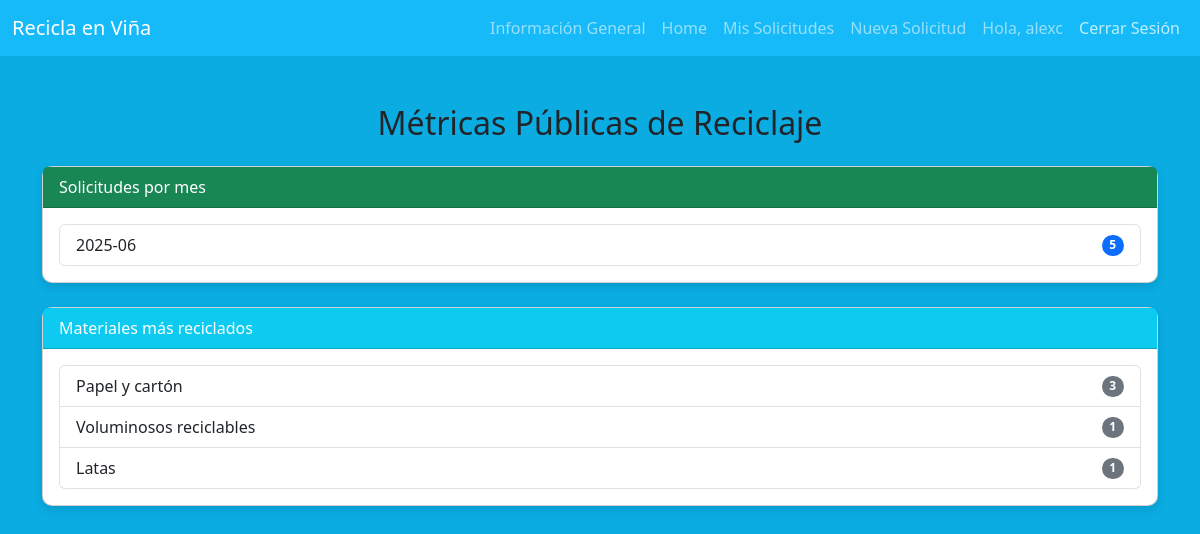
Page /metricas (signed in) on the committed database.
### core/models.py (models this page shows, shortened)
class Material(models.Model):
    codigo = models.CharField(max_length=10, unique=True)
    nombre = models.CharField(max_length=100)
    descripcion = models.TextField()

### core/views.py (the view)
# urls.py: path('metricas', views.metricas, name='metricas'),
def metricas(request):
    solicitudes_por_mes = (
        Solicitud.objects
        .extra(select={'mes': "strftime('%%Y-%%m', fecha_creacion)"})
        .values('mes')
        .annotate(total= Count('id'))
        .order_by('mes')
    )
    materiales_mas_solicitados = (
        Solicitud.objects
        .values('material__nombre')
        .annotate(total= Count('material'))
        .order_by('-total')[:5]
    )
    data = {
        'solicitudes_por_mes': solicitudes_por_mes,
        'materiales_mas_solicitados': materiales_mas_solicitados
    }
    return render(request, 'core/metricas.html', data)

### core/templates/core/metricas.html (shortened to what this page needs)
{%extends 'core/base.html'%}
{% block contenido%}
<div class="container2 mt-5">
    <h2 class="mb-4 text-center">Métricas Públicas de Reciclaje</h2>
    <div class="card mb-4">
        <div class="card-header bg-success text-white">
            Solicitudes por mes
        </div>
        <div class="card-body">
            {% if solicitudes_por_mes %}
                <ul class="list-group">
                    {% for item in solicitudes_por_mes %}
                        <li class="list-group-item d-flex justify-content-between align-items-center">
                            {{ item.mes }}
                            <span class="badge bg-primary rounded-pill">{{ item.total }}</span>
                        </li>
                    {% endfor %}
                </ul>
            {% else %}
                <p>No hay solicitudes registradas.</p>
            {% endif %}
        </div>
    </div>
    <div class="card mb-4">
        <div class="card-header bg-info text-white">
            Materiales más reciclados
        </div>
        <div class="card-body">
            {% if materiales_mas_solicitados %}
                <ul class="list-group">
                    {% for item in materiales_mas_solicitados %}
                        <li class="list-group-item d-flex justify-content-between align-items-center">
                            {{ item.material__nombre }}
                            <span class="badge bg-secondary rounded-pill">{{ item.total }}</span>
                        </li>
                    {% endfor %}
                </ul>
            {% else %}
                <p>No hay solicitudes registradas.</p>
            {% endif %}
        </div>
    </div>
</div>
{% endblock %}

### core/templates/core/base.html (shortened to what this page needs)
<!DOCTYPE html>
{% load static %}
<html lang="en">
<head>
    <link href="https://cdn.jsdelivr.net/npm/bootstrap@5.3.5/dist/css/bootstrap.min.css" rel="stylesheet">
    <link rel="stylesheet" href="static/Estilos.css">
</head>
<body>
    <nav class="navbar navbar-expand-lg navbar-dark barra-celeste sticky-top">
        <div class="container-fluid">
            <a class="navbar-brand" href="#">Recicla en Viña</a>
            <div class="collapse navbar-collapse" id="navbarSupportedContent">
                <ul class="navbar-nav ms-auto mb-2 mb-lg-0">
                    <li class="nav-item">
                        <a class="nav-link" href="{% url 'informacion' %}">Información General</a>
                    </li>
                    <li class="nav-item">
                        <a class="nav-link" href="{% url 'home' %}">Home</a>
                    </li>
                    {% if user.is_authenticated %}
                        <li class="nav-item">
                            <a class="nav-link" href="{% url 'mis_solicitudes' %}">Mis Solicitudes</a>
                        </li>
                        <li class="nav-item">
                            <a class="nav-link" href="{% url 'nueva_solicitud' %}">Nueva Solicitud</a>
                        </li>
                        <li class="nav-item">
                            <a class="nav-link" href="#">Hola, {{ user.username }}</a>
                        </li>
                        <form method="post" action="{% url 'logout' %}">
                            <button type="submit" class="nav-link btn btn-link" style="text-decoration: none; color:rgba(240, 255, 255, 0.76);">
                                Cerrar Sesión
                            </button>
                        </form>
                    {% endif %}
                </ul>
            </div>
        </div>
    </nav>
    <div class="container" >
        {% block contenido%}
        {% endblock %}
    </div>
</body>
</html>

### core/static/Estilos.css (style rules this page uses)
.barra-celeste { background-color: rgba(26, 188, 252, 0.85); }

### core/templates/core/metricas.html (style rules this page uses)
body { background-color: #0aace2; }
.card { border-radius: 10px; box-shadow: 0 4px 8px rgba(0,0,0,0.1); }
.card-header { border-top-left-radius: 10px; border-top-right-radius: 10px; }

### rows in the picture
Material: material__nombre "Papel y cartón", total "3"
Material: material__nombre "Voluminosos reciclables", total "1"
Material: material__nombre "Latas", total "1"

### other values in the picture
{{ user.username }} "alexc"
{{ item.mes }} "2025-06"
{{ item.total }} "5"
